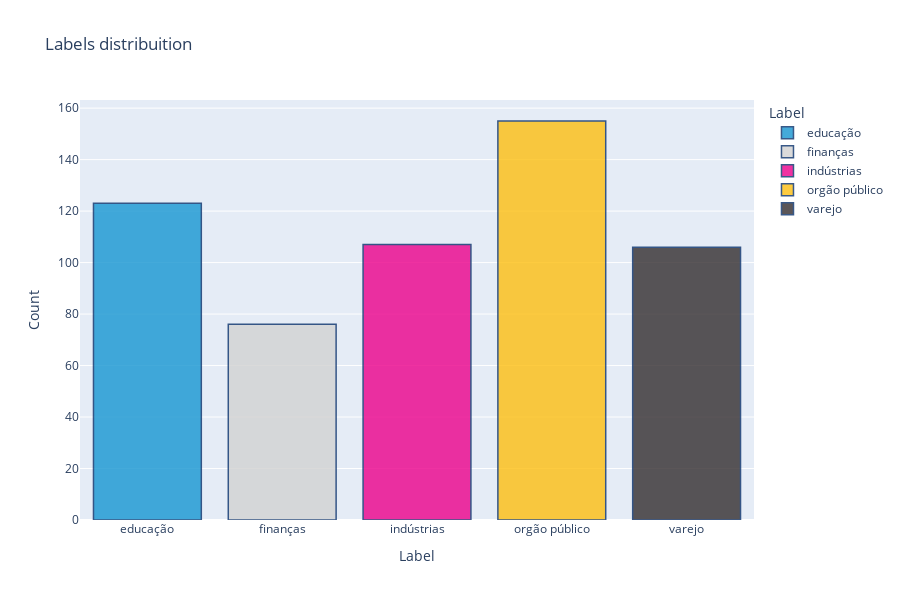

The notebook cell saved with this chart:
### Code cell
px.bar(
    label_dist, 
    x='Label',
    y='Count', 
    color='Label',
    color_discrete_sequence=URBAN_PALETTE_CATEGORICAL.loc['hex_code'][:5],
    title='Labels distribuition',
    height=600,
    width=900
).update_traces(
    marker_line_color='rgb(8,48,107)',
    marker_line_width=1.5, 
    opacity=0.8
).update_xaxes(type='category').show()

### Figure 1 — Plotly figure (JSON) as saved in the notebook; plotly's stock layout.template omitted (floating-point values rounded to 4 significant figures)
{"data": [{"alignmentgroup": "True", "hovertemplate": "Label=%{x}<br>Count=%{y}<extra></extra>", "legendgroup": "educação", "marker": {"color": "#1696d2", "line": {"color": "rgb(8,48,107)", "width": 1.5}, "pattern": {"shape": ""}}, "name": "educação", "offsetgroup": "educação", "opacity": 0.8, "orientation": "v", "showlegend": true, "textposition": "auto", "type": "bar", "x": ["educação"], "xaxis": "x", "y": [123], "yaxis": "y"}, {"alignmentgroup": "True", "hovertemplate": "Label=%{x}<br>Count=%{y}<extra></extra>", "legendgroup": "finanças", "marker": {"color": "#d2d2d2", "line": {"color": "rgb(8,48,107)", "width": 1.5}, "pattern": {"shape": ""}}, "name": "finanças", "offsetgroup": "finanças", "opacity": 0.8, "orientation": "v", "showlegend": true, "textposition": "auto", "type": "bar", "x": ["finanças"], "xaxis": "x", "y": [76], "yaxis": "y"}, {"alignmentgroup": "True", "hovertemplate": "Label=%{x}<br>Count=%{y}<extra></extra>", "legendgroup": "indústrias", "marker": {"color": "#ec008b", "line": {"color": "rgb(8,48,107)", "width": 1.5}, "pattern": {"shape": ""}}, "name": "indústrias", "offsetgroup": "indústrias", "opacity": 0.8, "orientation": "v", "showlegend": true, "textposition": "auto", "type": "bar", "x": ["indústrias"], "xaxis": "x", "y": [107], "yaxis": "y"}, {"alignmentgroup": "True", "hovertemplate": "Label=%{x}<br>Count=%{y}<extra></extra>", "legendgroup": "orgão público", "marker": {"color": "#fdbf11", "line": {"color": "rgb(8,48,107)", "width": 1.5}, "pattern": {"shape": ""}}, "name": "orgão público", "offsetgroup": "orgão público", "opacity": 0.8, "orientation": "v", "showlegend": true, "textposition": "auto", "type": "bar", "x": ["orgão público"], "xaxis": "x", "y": [155], "yaxis": "y"}, {"alignmentgroup": "True", "hovertemplate": "Label=%{x}<br>Count=%{y}<extra></extra>", "legendgroup": "varejo", "marker": {"color": "#332d2f", "line": {"color": "rgb(8,48,107)", "width": 1.5}, "pattern": {"shape": ""}}, "name": "varejo", "offsetgroup": "varejo", "opacity": 0.8, "orientation": "v", "showlegend": true, "textposition": "auto", "type": "bar", "x": ["varejo"], "xaxis": "x", "y": [106], "yaxis": "y"}], "layout": {"barmode": "relative", "height": 600, "legend": {"title": {"text": "Label"}, "tracegroupgap": 0}, "title": {"text": "Labels distribuition"}, "width": 900, "xaxis": {"anchor": "y", "categoryarray": ["educação", "finanças", "indústrias", "orgão público", "varejo"], "categoryorder": "array", "domain": [0, 1], "title": {"text": "Label"}, "type": "category"}, "yaxis": {"anchor": "x", "domain": [0, 1], "title": {"text": "Count"}}}}
